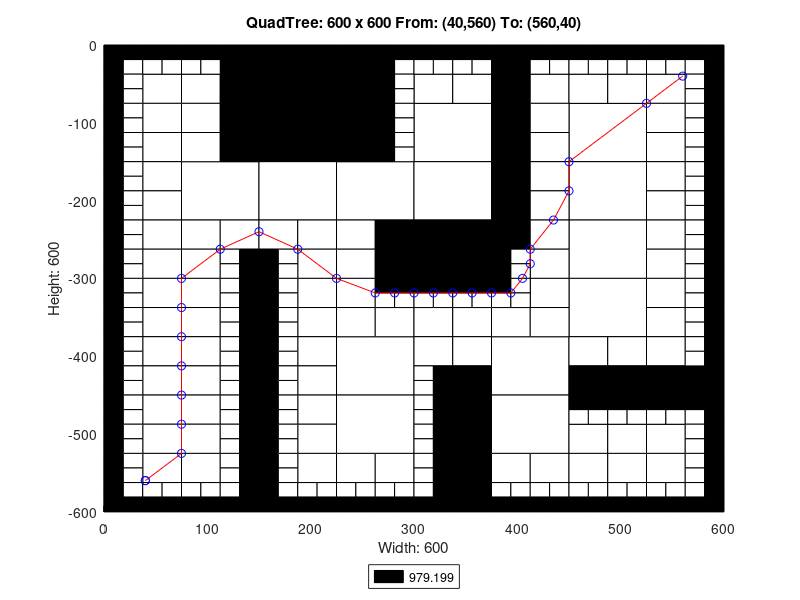

The MATLAB source for this figure:
axis([0 600 -600 0]);
title('QuadTree: 600 x 600 From: (40,560) To: (560,40)');
xlabel('Width: 600');
ylabel('Height: 600');
rectangle('Position',[150 -75 75 75], 'FaceColor',[0 0 0]);
rectangle('Position',[150 -150 75 75], 'FaceColor',[0 0 0]);
rectangle('Position',[75 -225 75 75], 'FaceColor',[1 1 1]);
rectangle('Position',[150 -225 75 75], 'FaceColor',[1 1 1]);
rectangle('Position',[225 -225 75 75], 'FaceColor',[1 1 1]);
rectangle('Position',[300 -150 75 75], 'FaceColor',[1 1 1]);
rectangle('Position',[450 -150 75 75], 'FaceColor',[1 1 1]);
rectangle('Position',[300 -225 75 75], 'FaceColor',[1 1 1]);
rectangle('Position',[300 -300 75 75], 'FaceColor',[0 0 0]);
rectangle('Position',[450 -225 75 75], 'FaceColor',[1 1 1]);
rectangle('Position',[450 -300 75 75], 'FaceColor',[1 1 1]);
rectangle('Position',[225 -450 75 75], 'FaceColor',[1 1 1]);
rectangle('Position',[225 -525 75 75], 'FaceColor',[1 1 1]);
rectangle('Position',[375 -450 75 75], 'FaceColor',[1 1 1]);
rectangle('Position',[450 -375 75 75], 'FaceColor',[1 1 1]);
rectangle('Position',[375 -525 75 75], 'FaceColor',[1 1 1]);
rectangle('Position',[37.5 -75 37.5 37.5], 'FaceColor',[1 1 1]);
rectangle('Position',[112.5 -37.5 37.5 37.5], 'FaceColor',[0 0 0]);
rectangle('Position',[75 -75 37.5 37.5], 'FaceColor',[1 1 1]);
rectangle('Position',[112.5 -75 37.5 37.5], 'FaceColor',[0 0 0]);
rectangle('Position',[37.5 -112.5 37.5 37.5], 'FaceColor',[1 1 1]);
rectangle('Position',[37.5 -150 37.5 37.5], 'FaceColor',[1 1 1]);
rectangle('Position',[75 -112.5 37.5 37.5], 'FaceColor',[1 1 1]);
rectangle('Position',[112.5 -112.5 37.5 37.5], 'FaceColor',[0 0 0]);
rectangle('Position',[75 -150 37.5 37.5], 'FaceColor',[1 1 1]);
rectangle('Position',[112.5 -150 37.5 37.5], 'FaceColor',[0 0 0]);
rectangle('Position',[225 -37.5 37.5 37.5], 'FaceColor',[0 0 0]);
rectangle('Position',[225 -75 37.5 37.5], 'FaceColor',[0 0 0]);
rectangle('Position',[225 -112.5 37.5 37.5], 'FaceColor',[0 0 0]);
rectangle('Position',[225 -150 37.5 37.5], 'FaceColor',[0 0 0]);
rectangle('Position',[37.5 -187.5 37.5 37.5], 'FaceColor',[1 1 1]);
rectangle('Position',[37.5 -225 37.5 37.5], 'FaceColor',[1 1 1]);
rectangle('Position',[37.5 -262.5 37.5 37.5], 'FaceColor',[1 1 1]);
rectangle('Position',[37.5 -300 37.5 37.5], 'FaceColor',[1 1 1]);
rectangle('Position',[75 -262.5 37.5 37.5], 'FaceColor',[1 1 1]);
rectangle('Position',[112.5 -262.5 37.5 37.5], 'FaceColor',[1 1 1]);
rectangle('Position',[75 -300 37.5 37.5], 'FaceColor',[1 1 1]);
rectangle('Position',[150 -262.5 37.5 37.5], 'FaceColor',[1 1 1]);
rectangle('Position',[187.5 -262.5 37.5 37.5], 'FaceColor',[1 1 1]);
rectangle('Position',[187.5 -300 37.5 37.5], 'FaceColor',[1 1 1]);
rectangle('Position',[225 -262.5 37.5 37.5], 'FaceColor',[1 1 1]);
rectangle('Position',[262.5 -262.5 37.5 37.5], 'FaceColor',[0 0 0]);
rectangle('Position',[225 -300 37.5 37.5], 'FaceColor',[1 1 1]);
rectangle('Position',[262.5 -300 37.5 37.5], 'FaceColor',[0 0 0]);
rectangle('Position',[300 -75 37.5 37.5], 'FaceColor',[1 1 1]);
rectangle('Position',[337.5 -75 37.5 37.5], 'FaceColor',[1 1 1]);
rectangle('Position',[375 -37.5 37.5 37.5], 'FaceColor',[0 0 0]);
rectangle('Position',[375 -75 37.5 37.5], 'FaceColor',[0 0 0]);
rectangle('Position',[412.5 -75 37.5 37.5], 'FaceColor',[1 1 1]);
rectangle('Position',[375 -112.5 37.5 37.5], 'FaceColor',[0 0 0]);
rectangle('Position',[412.5 -112.5 37.5 37.5], 'FaceColor',[1 1 1]);
rectangle('Position',[375 -150 37.5 37.5], 'FaceColor',[0 0 0]);
rectangle('Position',[412.5 -150 37.5 37.5], 'FaceColor',[1 1 1]);
rectangle('Position',[450 -75 37.5 37.5], 'FaceColor',[1 1 1]);
rectangle('Position',[487.5 -75 37.5 37.5], 'FaceColor',[1 1 1]);
rectangle('Position',[525 -75 37.5 37.5], 'FaceColor',[1 1 1]);
rectangle('Position',[525 -112.5 37.5 37.5], 'FaceColor',[1 1 1]);
rectangle('Position',[525 -150 37.5 37.5], 'FaceColor',[1 1 1]);
rectangle('Position',[375 -187.5 37.5 37.5], 'FaceColor',[0 0 0]);
rectangle('Position',[412.5 -187.5 37.5 37.5], 'FaceColor',[1 1 1]);
rectangle('Position',[375 -225 37.5 37.5], 'FaceColor',[0 0 0]);
rectangle('Position',[412.5 -225 37.5 37.5], 'FaceColor',[1 1 1]);
rectangle('Position',[375 -262.5 37.5 37.5], 'FaceColor',[0 0 0]);
rectangle('Position',[412.5 -262.5 37.5 37.5], 'FaceColor',[1 1 1]);
rectangle('Position',[412.5 -300 37.5 37.5], 'FaceColor',[1 1 1]);
rectangle('Position',[525 -187.5 37.5 37.5], 'FaceColor',[1 1 1]);
rectangle('Position',[525 -225 37.5 37.5], 'FaceColor',[1 1 1]);
rectangle('Position',[525 -262.5 37.5 37.5], 'FaceColor',[1 1 1]);
rectangle('Position',[525 -300 37.5 37.5], 'FaceColor',[1 1 1]);
rectangle('Position',[37.5 -337.5 37.5 37.5], 'FaceColor',[1 1 1]);
rectangle('Position',[37.5 -375 37.5 37.5], 'FaceColor',[1 1 1]);
rectangle('Position',[75 -337.5 37.5 37.5], 'FaceColor',[1 1 1]);
rectangle('Position',[75 -375 37.5 37.5], 'FaceColor',[1 1 1]);
rectangle('Position',[37.5 -412.5 37.5 37.5], 'FaceColor',[1 1 1]);
rectangle('Position',[37.5 -450 37.5 37.5], 'FaceColor',[1 1 1]);
rectangle('Position',[75 -412.5 37.5 37.5], 'FaceColor',[1 1 1]);
rectangle('Position',[75 -450 37.5 37.5], 'FaceColor',[1 1 1]);
rectangle('Position',[187.5 -337.5 37.5 37.5], 'FaceColor',[1 1 1]);
rectangle('Position',[187.5 -375 37.5 37.5], 'FaceColor',[1 1 1]);
rectangle('Position',[225 -337.5 37.5 37.5], 'FaceColor',[1 1 1]);
rectangle('Position',[225 -375 37.5 37.5], 'FaceColor',[1 1 1]);
rectangle('Position',[262.5 -375 37.5 37.5], 'FaceColor',[1 1 1]);
rectangle('Position',[187.5 -412.5 37.5 37.5], 'FaceColor',[1 1 1]);
rectangle('Position',[187.5 -450 37.5 37.5], 'FaceColor',[1 1 1]);
rectangle('Position',[37.5 -487.5 37.5 37.5], 'FaceColor',[1 1 1]);
rectangle('Position',[37.5 -525 37.5 37.5], 'FaceColor',[1 1 1]);
rectangle('Position',[75 -487.5 37.5 37.5], 'FaceColor',[1 1 1]);
rectangle('Position',[75 -525 37.5 37.5], 'FaceColor',[1 1 1]);
rectangle('Position',[37.5 -562.5 37.5 37.5], 'FaceColor',[1 1 1]);
rectangle('Position',[75 -562.5 37.5 37.5], 'FaceColor',[1 1 1]);
rectangle('Position',[187.5 -487.5 37.5 37.5], 'FaceColor',[1 1 1]);
rectangle('Position',[187.5 -525 37.5 37.5], 'FaceColor',[1 1 1]);
rectangle('Position',[187.5 -562.5 37.5 37.5], 'FaceColor',[1 1 1]);
rectangle('Position',[225 -562.5 37.5 37.5], 'FaceColor',[1 1 1]);
rectangle('Position',[262.5 -562.5 37.5 37.5], 'FaceColor',[1 1 1]);
rectangle('Position',[300 -375 37.5 37.5], 'FaceColor',[1 1 1]);
rectangle('Position',[337.5 -375 37.5 37.5], 'FaceColor',[1 1 1]);
rectangle('Position',[412.5 -337.5 37.5 37.5], 'FaceColor',[1 1 1]);
rectangle('Position',[375 -375 37.5 37.5], 'FaceColor',[1 1 1]);
rectangle('Position',[412.5 -375 37.5 37.5], 'FaceColor',[1 1 1]);
rectangle('Position',[300 -412.5 37.5 37.5], 'FaceColor',[1 1 1]);
rectangle('Position',[337.5 -412.5 37.5 37.5], 'FaceColor',[1 1 1]);
rectangle('Position',[337.5 -450 37.5 37.5], 'FaceColor',[0 0 0]);
rectangle('Position',[525 -337.5 37.5 37.5], 'FaceColor',[1 1 1]);
rectangle('Position',[525 -375 37.5 37.5], 'FaceColor',[1 1 1]);
rectangle('Position',[450 -412.5 37.5 37.5], 'FaceColor',[1 1 1]);
rectangle('Position',[487.5 -412.5 37.5 37.5], 'FaceColor',[1 1 1]);
rectangle('Position',[450 -450 37.5 37.5], 'FaceColor',[0 0 0]);
rectangle('Position',[487.5 -450 37.5 37.5], 'FaceColor',[0 0 0]);
rectangle('Position',[525 -412.5 37.5 37.5], 'FaceColor',[1 1 1]);
rectangle('Position',[525 -450 37.5 37.5], 'FaceColor',[0 0 0]);
rectangle('Position',[562.5 -450 37.5 37.5], 'FaceColor',[0 0 0]);
rectangle('Position',[337.5 -487.5 37.5 37.5], 'FaceColor',[0 0 0]);
rectangle('Position',[337.5 -525 37.5 37.5], 'FaceColor',[0 0 0]);
rectangle('Position',[337.5 -562.5 37.5 37.5], 'FaceColor',[0 0 0]);
rectangle('Position',[337.5 -600 37.5 37.5], 'FaceColor',[0 0 0]);
rectangle('Position',[375 -562.5 37.5 37.5], 'FaceColor',[1 1 1]);
rectangle('Position',[412.5 -562.5 37.5 37.5], 'FaceColor',[1 1 1]);
rectangle('Position',[450 -525 37.5 37.5], 'FaceColor',[1 1 1]);
rectangle('Position',[487.5 -525 37.5 37.5], 'FaceColor',[1 1 1]);
rectangle('Position',[525 -525 37.5 37.5], 'FaceColor',[1 1 1]);
rectangle('Position',[450 -562.5 37.5 37.5], 'FaceColor',[1 1 1]);
rectangle('Position',[487.5 -562.5 37.5 37.5], 'FaceColor',[1 1 1]);
rectangle('Position',[525 -562.5 37.5 37.5], 'FaceColor',[1 1 1]);
rectangle('Position',[0 -18.75 18.75 18.75], 'FaceColor',[0 0 0]);
rectangle('Position',[18.75 -18.75 18.75 18.75], 'FaceColor',[0 0 0]);
rectangle('Position',[0 -37.5 18.75 18.75], 'FaceColor',[0 0 0]);
rectangle('Position',[18.75 -37.5 18.75 18.75], 'FaceColor',[1 1 1]);
rectangle('Position',[37.5 -18.75 18.75 18.75], 'FaceColor',[0 0 0]);
rectangle('Position',[56.25 -18.75 18.75 18.75], 'FaceColor',[0 0 0]);
rectangle('Position',[37.5 -37.5 18.75 18.75], 'FaceColor',[1 1 1]);
rectangle('Position',[56.25 -37.5 18.75 18.75], 'FaceColor',[1 1 1]);
rectangle('Position',[0 -56.25 18.75 18.75], 'FaceColor',[0 0 0]);
rectangle('Position',[18.75 -56.25 18.75 18.75], 'FaceColor',[1 1 1]);
rectangle('Position',[0 -75 18.75 18.75], 'FaceColor',[0 0 0]);
rectangle('Position',[18.75 -75 18.75 18.75], 'FaceColor',[1 1 1]);
rectangle('Position',[75 -18.75 18.75 18.75], 'FaceColor',[0 0 0]);
rectangle('Position',[93.75 -18.75 18.75 18.75], 'FaceColor',[0 0 0]);
rectangle('Position',[75 -37.5 18.75 18.75], 'FaceColor',[1 1 1]);
rectangle('Position',[93.75 -37.5 18.75 18.75], 'FaceColor',[1 1 1]);
rectangle('Position',[0 -93.75 18.75 18.75], 'FaceColor',[0 0 0]);
rectangle('Position',[18.75 -93.75 18.75 18.75], 'FaceColor',[1 1 1]);
rectangle('Position',[0 -112.5 18.75 18.75], 'FaceColor',[0 0 0]);
rectangle('Position',[18.75 -112.5 18.75 18.75], 'FaceColor',[1 1 1]);
rectangle('Position',[0 -131.25 18.75 18.75], 'FaceColor',[0 0 0]);
rectangle('Position',[18.75 -131.25 18.75 18.75], 'FaceColor',[1 1 1]);
rectangle('Position',[0 -150 18.75 18.75], 'FaceColor',[0 0 0]);
rectangle('Position',[18.75 -150 18.75 18.75], 'FaceColor',[1 1 1]);
rectangle('Position',[262.5 -18.75 18.75 18.75], 'FaceColor',[0 0 0]);
rectangle('Position',[281.25 -18.75 18.75 18.75], 'FaceColor',[0 0 0]);
rectangle('Position',[262.5 -37.5 18.75 18.75], 'FaceColor',[0 0 0]);
rectangle('Position',[281.25 -37.5 18.75 18.75], 'FaceColor',[1 1 1]);
rectangle('Position',[262.5 -56.25 18.75 18.75], 'FaceColor',[0 0 0]);
rectangle('Position',[281.25 -56.25 18.75 18.75], 'FaceColor',[1 1 1]);
rectangle('Position',[262.5 -75 18.75 18.75], 'FaceColor',[0 0 0]);
rectangle('Position',[281.25 -75 18.75 18.75], 'FaceColor',[1 1 1]);
rectangle('Position',[262.5 -93.75 18.75 18.75], 'FaceColor',[0 0 0]);
rectangle('Position',[281.25 -93.75 18.75 18.75], 'FaceColor',[1 1 1]);
rectangle('Position',[262.5 -112.5 18.75 18.75], 'FaceColor',[0 0 0]);
rectangle('Position',[281.25 -112.5 18.75 18.75], 'FaceColor',[1 1 1]);
rectangle('Position',[262.5 -131.25 18.75 18.75], 'FaceColor',[0 0 0]);
rectangle('Position',[281.25 -131.25 18.75 18.75], 'FaceColor',[1 1 1]);
rectangle('Position',[262.5 -150 18.75 18.75], 'FaceColor',[0 0 0]);
rectangle('Position',[281.25 -150 18.75 18.75], 'FaceColor',[1 1 1]);
rectangle('Position',[0 -168.75 18.75 18.75], 'FaceColor',[0 0 0]);
rectangle('Position',[18.75 -168.75 18.75 18.75], 'FaceColor',[1 1 1]);
rectangle('Position',[0 -187.5 18.75 18.75], 'FaceColor',[0 0 0]);
rectangle('Position',[18.75 -187.5 18.75 18.75], 'FaceColor',[1 1 1]);
rectangle('Position',[0 -206.25 18.75 18.75], 'FaceColor',[0 0 0]);
rectangle('Position',[18.75 -206.25 18.75 18.75], 'FaceColor',[1 1 1]);
rectangle('Position',[0 -225 18.75 18.75], 'FaceColor',[0 0 0]);
rectangle('Position',[18.75 -225 18.75 18.75], 'FaceColor',[1 1 1]);
rectangle('Position',[0 -243.75 18.75 18.75], 'FaceColor',[0 0 0]);
rectangle('Position',[18.75 -243.75 18.75 18.75], 'FaceColor',[1 1 1]);
rectangle('Position',[0 -262.5 18.75 18.75], 'FaceColor',[0 0 0]);
rectangle('Position',[18.75 -262.5 18.75 18.75], 'FaceColor',[1 1 1]);
rectangle('Position',[0 -281.25 18.75 18.75], 'FaceColor',[0 0 0]);
rectangle('Position',[18.75 -281.25 18.75 18.75], 'FaceColor',[1 1 1]);
rectangle('Position',[0 -300 18.75 18.75], 'FaceColor',[0 0 0]);
rectangle('Position',[18.75 -300 18.75 18.75], 'FaceColor',[1 1 1]);
rectangle('Position',[112.5 -281.25 18.75 18.75], 'FaceColor',[1 1 1]);
rectangle('Position',[131.25 -281.25 18.75 18.75], 'FaceColor',[0 0 0]);
rectangle('Position',[112.5 -300 18.75 18.75], 'FaceColor',[1 1 1]);
rectangle('Position',[131.25 -300 18.75 18.75], 'FaceColor',[0 0 0]);
rectangle('Position',[150 -281.25 18.75 18.75], 'FaceColor',[0 0 0]);
rectangle('Position',[168.75 -281.25 18.75 18.75], 'FaceColor',[1 1 1]);
rectangle('Position',[150 -300 18.75 18.75], 'FaceColor',[0 0 0]);
rectangle('Position',[168.75 -300 18.75 18.75], 'FaceColor',[1 1 1]);
rectangle('Position',[300 -18.75 18.75 18.75], 'FaceColor',[0 0 0]);
rectangle('Position',[318.75 -18.75 18.75 18.75], 'FaceColor',[0 0 0]);
rectangle('Position',[300 -37.5 18.75 18.75], 'FaceColor',[1 1 1]);
rectangle('Position',[318.75 -37.5 18.75 18.75], 'FaceColor',[1 1 1]);
rectangle('Position',[337.5 -18.75 18.75 18.75], 'FaceColor',[0 0 0]);
rectangle('Position',[356.25 -18.75 18.75 18.75], 'FaceColor',[0 0 0]);
rectangle('Position',[337.5 -37.5 18.75 18.75], 'FaceColor',[1 1 1]);
rectangle('Position',[356.25 -37.5 18.75 18.75], 'FaceColor',[1 1 1]);
rectangle('Position',[412.5 -18.75 18.75 18.75], 'FaceColor',[0 0 0]);
rectangle('Position',[431.25 -18.75 18.75 18.75], 'FaceColor',[0 0 0]);
rectangle('Position',[412.5 -37.5 18.75 18.75], 'FaceColor',[1 1 1]);
rectangle('Position',[431.25 -37.5 18.75 18.75], 'FaceColor',[1 1 1]);
rectangle('Position',[450 -18.75 18.75 18.75], 'FaceColor',[0 0 0]);
rectangle('Position',[468.75 -18.75 18.75 18.75], 'FaceColor',[0 0 0]);
rectangle('Position',[450 -37.5 18.75 18.75], 'FaceColor',[1 1 1]);
rectangle('Position',[468.75 -37.5 18.75 18.75], 'FaceColor',[1 1 1]);
rectangle('Position',[487.5 -18.75 18.75 18.75], 'FaceColor',[0 0 0]);
rectangle('Position',[506.25 -18.75 18.75 18.75], 'FaceColor',[0 0 0]);
rectangle('Position',[487.5 -37.5 18.75 18.75], 'FaceColor',[1 1 1]);
rectangle('Position',[506.25 -37.5 18.75 18.75], 'FaceColor',[1 1 1]);
rectangle('Position',[525 -18.75 18.75 18.75], 'FaceColor',[0 0 0]);
rectangle('Position',[543.75 -18.75 18.75 18.75], 'FaceColor',[0 0 0]);
rectangle('Position',[525 -37.5 18.75 18.75], 'FaceColor',[1 1 1]);
rectangle('Position',[543.75 -37.5 18.75 18.75], 'FaceColor',[1 1 1]);
rectangle('Position',[562.5 -18.75 18.75 18.75], 'FaceColor',[0 0 0]);
rectangle('Position',[581.25 -18.75 18.75 18.75], 'FaceColor',[0 0 0]);
rectangle('Position',[562.5 -37.5 18.75 18.75], 'FaceColor',[1 1 1]);
rectangle('Position',[581.25 -37.5 18.75 18.75], 'FaceColor',[0 0 0]);
rectangle('Position',[562.5 -56.25 18.75 18.75], 'FaceColor',[1 1 1]);
rectangle('Position',[581.25 -56.25 18.75 18.75], 'FaceColor',[0 0 0]);
rectangle('Position',[562.5 -75 18.75 18.75], 'FaceColor',[1 1 1]);
rectangle('Position',[581.25 -75 18.75 18.75], 'FaceColor',[0 0 0]);
rectangle('Position',[562.5 -93.75 18.75 18.75], 'FaceColor',[1 1 1]);
rectangle('Position',[581.25 -93.75 18.75 18.75], 'FaceColor',[0 0 0]);
rectangle('Position',[562.5 -112.5 18.75 18.75], 'FaceColor',[1 1 1]);
rectangle('Position',[581.25 -112.5 18.75 18.75], 'FaceColor',[0 0 0]);
rectangle('Position',[562.5 -131.25 18.75 18.75], 'FaceColor',[1 1 1]);
rectangle('Position',[581.25 -131.25 18.75 18.75], 'FaceColor',[0 0 0]);
rectangle('Position',[562.5 -150 18.75 18.75], 'FaceColor',[1 1 1]);
rectangle('Position',[581.25 -150 18.75 18.75], 'FaceColor',[0 0 0]);
rectangle('Position',[375 -281.25 18.75 18.75], 'FaceColor',[0 0 0]);
rectangle('Position',[393.75 -281.25 18.75 18.75], 'FaceColor',[1 1 1]);
rectangle('Position',[375 -300 18.75 18.75], 'FaceColor',[0 0 0]);
rectangle('Position',[393.75 -300 18.75 18.75], 'FaceColor',[1 1 1]);
rectangle('Position',[562.5 -168.75 18.75 18.75], 'FaceColor',[1 1 1]);
rectangle('Position',[581.25 -168.75 18.75 18.75], 'FaceColor',[0 0 0]);
rectangle('Position',[562.5 -187.5 18.75 18.75], 'FaceColor',[1 1 1]);
rectangle('Position',[581.25 -187.5 18.75 18.75], 'FaceColor',[0 0 0]);
rectangle('Position',[562.5 -206.25 18.75 18.75], 'FaceColor',[1 1 1]);
rectangle('Position',[581.25 -206.25 18.75 18.75], 'FaceColor',[0 0 0]);
rectangle('Position',[562.5 -225 18.75 18.75], 'FaceColor',[1 1 1]);
rectangle('Position',[581.25 -225 18.75 18.75], 'FaceColor',[0 0 0]);
rectangle('Position',[562.5 -243.75 18.75 18.75], 'FaceColor',[1 1 1]);
rectangle('Position',[581.25 -243.75 18.75 18.75], 'FaceColor',[0 0 0]);
rectangle('Position',[562.5 -262.5 18.75 18.75], 'FaceColor',[1 1 1]);
rectangle('Position',[581.25 -262.5 18.75 18.75], 'FaceColor',[0 0 0]);
rectangle('Position',[562.5 -281.25 18.75 18.75], 'FaceColor',[1 1 1]);
rectangle('Position',[581.25 -281.25 18.75 18.75], 'FaceColor',[0 0 0]);
rectangle('Position',[562.5 -300 18.75 18.75], 'FaceColor',[1 1 1]);
rectangle('Position',[581.25 -300 18.75 18.75], 'FaceColor',[0 0 0]);
rectangle('Position',[0 -318.75 18.75 18.75], 'FaceColor',[0 0 0]);
rectangle('Position',[18.75 -318.75 18.75 18.75], 'FaceColor',[1 1 1]);
rectangle('Position',[0 -337.5 18.75 18.75], 'FaceColor',[0 0 0]);
rectangle('Position',[18.75 -337.5 18.75 18.75], 'FaceColor',[1 1 1]);
rectangle('Position',[0 -356.25 18.75 18.75], 'FaceColor',[0 0 0]);
rectangle('Position',[18.75 -356.25 18.75 18.75], 'FaceColor',[1 1 1]);
rectangle('Position',[0 -375 18.75 18.75], 'FaceColor',[0 0 0]);
rectangle('Position',[18.75 -375 18.75 18.75], 'FaceColor',[1 1 1]);
rectangle('Position',[112.5 -318.75 18.75 18.75], 'FaceColor',[1 1 1]);
rectangle('Position',[131.25 -318.75 18.75 18.75], 'FaceColor',[0 0 0]);
rectangle('Position',[112.5 -337.5 18.75 18.75], 'FaceColor',[1 1 1]);
rectangle('Position',[131.25 -337.5 18.75 18.75], 'FaceColor',[0 0 0]);
rectangle('Position',[112.5 -356.25 18.75 18.75], 'FaceColor',[1 1 1]);
rectangle('Position',[131.25 -356.25 18.75 18.75], 'FaceColor',[0 0 0]);
rectangle('Position',[112.5 -375 18.75 18.75], 'FaceColor',[1 1 1]);
rectangle('Position',[131.25 -375 18.75 18.75], 'FaceColor',[0 0 0]);
rectangle('Position',[0 -393.75 18.75 18.75], 'FaceColor',[0 0 0]);
rectangle('Position',[18.75 -393.75 18.75 18.75], 'FaceColor',[1 1 1]);
rectangle('Position',[0 -412.5 18.75 18.75], 'FaceColor',[0 0 0]);
rectangle('Position',[18.75 -412.5 18.75 18.75], 'FaceColor',[1 1 1]);
rectangle('Position',[0 -431.25 18.75 18.75], 'FaceColor',[0 0 0]);
rectangle('Position',[18.75 -431.25 18.75 18.75], 'FaceColor',[1 1 1]);
rectangle('Position',[0 -450 18.75 18.75], 'FaceColor',[0 0 0]);
rectangle('Position',[18.75 -450 18.75 18.75], 'FaceColor',[1 1 1]);
rectangle('Position',[112.5 -393.75 18.75 18.75], 'FaceColor',[1 1 1]);
rectangle('Position',[131.25 -393.75 18.75 18.75], 'FaceColor',[0 0 0]);
rectangle('Position',[112.5 -412.5 18.75 18.75], 'FaceColor',[1 1 1]);
rectangle('Position',[131.25 -412.5 18.75 18.75], 'FaceColor',[0 0 0]);
rectangle('Position',[112.5 -431.25 18.75 18.75], 'FaceColor',[1 1 1]);
rectangle('Position',[131.25 -431.25 18.75 18.75], 'FaceColor',[0 0 0]);
rectangle('Position',[112.5 -450 18.75 18.75], 'FaceColor',[1 1 1]);
rectangle('Position',[131.25 -450 18.75 18.75], 'FaceColor',[0 0 0]);
rectangle('Position',[150 -318.75 18.75 18.75], 'FaceColor',[0 0 0]);
rectangle('Position',[168.75 -318.75 18.75 18.75], 'FaceColor',[1 1 1]);
rectangle('Position',[150 -337.5 18.75 18.75], 'FaceColor',[0 0 0]);
rectangle('Position',[168.75 -337.5 18.75 18.75], 'FaceColor',[1 1 1]);
rectangle('Position',[150 -356.25 18.75 18.75], 'FaceColor',[0 0 0]);
rectangle('Position',[168.75 -356.25 18.75 18.75], 'FaceColor',[1 1 1]);
rectangle('Position',[150 -375 18.75 18.75], 'FaceColor',[0 0 0]);
rectangle('Position',[168.75 -375 18.75 18.75], 'FaceColor',[1 1 1]);
rectangle('Position',[262.5 -318.75 18.75 18.75], 'FaceColor',[0 0 0]);
rectangle('Position',[281.25 -318.75 18.75 18.75], 'FaceColor',[0 0 0]);
rectangle('Position',[262.5 -337.5 18.75 18.75], 'FaceColor',[1 1 1]);
rectangle('Position',[281.25 -337.5 18.75 18.75], 'FaceColor',[1 1 1]);
rectangle('Position',[150 -393.75 18.75 18.75], 'FaceColor',[0 0 0]);
rectangle('Position',[168.75 -393.75 18.75 18.75], 'FaceColor',[1 1 1]);
rectangle('Position',[150 -412.5 18.75 18.75], 'FaceColor',[0 0 0]);
rectangle('Position',[168.75 -412.5 18.75 18.75], 'FaceColor',[1 1 1]);
rectangle('Position',[150 -431.25 18.75 18.75], 'FaceColor',[0 0 0]);
rectangle('Position',[168.75 -431.25 18.75 18.75], 'FaceColor',[1 1 1]);
rectangle('Position',[150 -450 18.75 18.75], 'FaceColor',[0 0 0]);
rectangle('Position',[168.75 -450 18.75 18.75], 'FaceColor',[1 1 1]);
rectangle('Position',[0 -468.75 18.75 18.75], 'FaceColor',[0 0 0]);
rectangle('Position',[18.75 -468.75 18.75 18.75], 'FaceColor',[1 1 1]);
rectangle('Position',[0 -487.5 18.75 18.75], 'FaceColor',[0 0 0]);
rectangle('Position',[18.75 -487.5 18.75 18.75], 'FaceColor',[1 1 1]);
rectangle('Position',[0 -506.25 18.75 18.75], 'FaceColor',[0 0 0]);
rectangle('Position',[18.75 -506.25 18.75 18.75], 'FaceColor',[1 1 1]);
rectangle('Position',[0 -525 18.75 18.75], 'FaceColor',[0 0 0]);
rectangle('Position',[18.75 -525 18.75 18.75], 'FaceColor',[1 1 1]);
rectangle('Position',[112.5 -468.75 18.75 18.75], 'FaceColor',[1 1 1]);
rectangle('Position',[131.25 -468.75 18.75 18.75], 'FaceColor',[0 0 0]);
rectangle('Position',[112.5 -487.5 18.75 18.75], 'FaceColor',[1 1 1]);
rectangle('Position',[131.25 -487.5 18.75 18.75], 'FaceColor',[0 0 0]);
rectangle('Position',[112.5 -506.25 18.75 18.75], 'FaceColor',[1 1 1]);
rectangle('Position',[131.25 -506.25 18.75 18.75], 'FaceColor',[0 0 0]);
rectangle('Position',[112.5 -525 18.75 18.75], 'FaceColor',[1 1 1]);
rectangle('Position',[131.25 -525 18.75 18.75], 'FaceColor',[0 0 0]);
rectangle('Position',[0 -543.75 18.75 18.75], 'FaceColor',[0 0 0]);
rectangle('Position',[18.75 -543.75 18.75 18.75], 'FaceColor',[1 1 1]);
rectangle('Position',[0 -562.5 18.75 18.75], 'FaceColor',[0 0 0]);
rectangle('Position',[18.75 -562.5 18.75 18.75], 'FaceColor',[1 1 1]);
rectangle('Position',[0 -581.25 18.75 18.75], 'FaceColor',[0 0 0]);
rectangle('Position',[18.75 -581.25 18.75 18.75], 'FaceColor',[1 1 1]);
rectangle('Position',[0 -600 18.75 18.75], 'FaceColor',[0 0 0]);
rectangle('Position',[18.75 -600 18.75 18.75], 'FaceColor',[0 0 0]);
rectangle('Position',[37.5 -581.25 18.75 18.75], 'FaceColor',[1 1 1]);
rectangle('Position',[56.25 -581.25 18.75 18.75], 'FaceColor',[1 1 1]);
rectangle('Position',[37.5 -600 18.75 18.75], 'FaceColor',[0 0 0]);
rectangle('Position',[56.25 -600 18.75 18.75], 'FaceColor',[0 0 0]);
rectangle('Position',[112.5 -543.75 18.75 18.75], 'FaceColor',[1 1 1]);
rectangle('Position',[131.25 -543.75 18.75 18.75], 'FaceColor',[0 0 0]);
rectangle('Position',[112.5 -562.5 18.75 18.75], 'FaceColor',[1 1 1]);
rectangle('Position',[131.25 -562.5 18.75 18.75], 'FaceColor',[0 0 0]);
rectangle('Position',[75 -581.25 18.75 18.75], 'FaceColor',[1 1 1]);
rectangle('Position',[93.75 -581.25 18.75 18.75], 'FaceColor',[1 1 1]);
rectangle('Position',[75 -600 18.75 18.75], 'FaceColor',[0 0 0]);
rectangle('Position',[93.75 -600 18.75 18.75], 'FaceColor',[0 0 0]);
rectangle('Position',[112.5 -581.25 18.75 18.75], 'FaceColor',[1 1 1]);
rectangle('Position',[131.25 -581.25 18.75 18.75], 'FaceColor',[0 0 0]);
rectangle('Position',[112.5 -600 18.75 18.75], 'FaceColor',[0 0 0]);
rectangle('Position',[131.25 -600 18.75 18.75], 'FaceColor',[0 0 0]);
rectangle('Position',[150 -468.75 18.75 18.75], 'FaceColor',[0 0 0]);
rectangle('Position',[168.75 -468.75 18.75 18.75], 'FaceColor',[1 1 1]);
rectangle('Position',[150 -487.5 18.75 18.75], 'FaceColor',[0 0 0]);
rectangle('Position',[168.75 -487.5 18.75 18.75], 'FaceColor',[1 1 1]);
rectangle('Position',[150 -506.25 18.75 18.75], 'FaceColor',[0 0 0]);
rectangle('Position',[168.75 -506.25 18.75 18.75], 'FaceColor',[1 1 1]);
rectangle('Position',[150 -525 18.75 18.75], 'FaceColor',[0 0 0]);
rectangle('Position',[168.75 -525 18.75 18.75], 'FaceColor',[1 1 1]);
rectangle('Position',[150 -543.75 18.75 18.75], 'FaceColor',[0 0 0]);
rectangle('Position',[168.75 -543.75 18.75 18.75], 'FaceColor',[1 1 1]);
rectangle('Position',[150 -562.5 18.75 18.75], 'FaceColor',[0 0 0]);
rectangle('Position',[168.75 -562.5 18.75 18.75], 'FaceColor',[1 1 1]);
rectangle('Position',[150 -581.25 18.75 18.75], 'FaceColor',[0 0 0]);
rectangle('Position',[168.75 -581.25 18.75 18.75], 'FaceColor',[1 1 1]);
rectangle('Position',[150 -600 18.75 18.75], 'FaceColor',[0 0 0]);
rectangle('Position',[168.75 -600 18.75 18.75], 'FaceColor',[0 0 0]);
rectangle('Position',[187.5 -581.25 18.75 18.75], 'FaceColor',[1 1 1]);
rectangle('Position',[206.25 -581.25 18.75 18.75], 'FaceColor',[1 1 1]);
rectangle('Position',[187.5 -600 18.75 18.75], 'FaceColor',[0 0 0]);
rectangle('Position',[206.25 -600 18.75 18.75], 'FaceColor',[0 0 0]);
rectangle('Position',[225 -581.25 18.75 18.75], 'FaceColor',[1 1 1]);
rectangle('Position',[243.75 -581.25 18.75 18.75], 'FaceColor',[1 1 1]);
rectangle('Position',[225 -600 18.75 18.75], 'FaceColor',[0 0 0]);
rectangle('Position',[243.75 -600 18.75 18.75], 'FaceColor',[0 0 0]);
rectangle('Position',[262.5 -581.25 18.75 18.75], 'FaceColor',[1 1 1]);
rectangle('Position',[281.25 -581.25 18.75 18.75], 'FaceColor',[1 1 1]);
rectangle('Position',[262.5 -600 18.75 18.75], 'FaceColor',[0 0 0]);
rectangle('Position',[281.25 -600 18.75 18.75], 'FaceColor',[0 0 0]);
rectangle('Position',[300 -318.75 18.75 18.75], 'FaceColor',[0 0 0]);
rectangle('Position',[318.75 -318.75 18.75 18.75], 'FaceColor',[0 0 0]);
rectangle('Position',[300 -337.5 18.75 18.75], 'FaceColor',[1 1 1]);
rectangle('Position',[318.75 -337.5 18.75 18.75], 'FaceColor',[1 1 1]);
rectangle('Position',[337.5 -318.75 18.75 18.75], 'FaceColor',[0 0 0]);
rectangle('Position',[356.25 -318.75 18.75 18.75], 'FaceColor',[0 0 0]);
rectangle('Position',[337.5 -337.5 18.75 18.75], 'FaceColor',[1 1 1]);
rectangle('Position',[356.25 -337.5 18.75 18.75], 'FaceColor',[1 1 1]);
rectangle('Position',[375 -318.75 18.75 18.75], 'FaceColor',[0 0 0]);
rectangle('Position',[393.75 -318.75 18.75 18.75], 'FaceColor',[1 1 1]);
rectangle('Position',[375 -337.5 18.75 18.75], 'FaceColor',[1 1 1]);
rectangle('Position',[393.75 -337.5 18.75 18.75], 'FaceColor',[1 1 1]);
rectangle('Position',[300 -431.25 18.75 18.75], 'FaceColor',[1 1 1]);
rectangle('Position',[318.75 -431.25 18.75 18.75], 'FaceColor',[0 0 0]);
rectangle('Position',[300 -450 18.75 18.75], 'FaceColor',[1 1 1]);
rectangle('Position',[318.75 -450 18.75 18.75], 'FaceColor',[0 0 0]);
rectangle('Position',[562.5 -318.75 18.75 18.75], 'FaceColor',[1 1 1]);
rectangle('Position',[581.25 -318.75 18.75 18.75], 'FaceColor',[0 0 0]);
rectangle('Position',[562.5 -337.5 18.75 18.75], 'FaceColor',[1 1 1]);
rectangle('Position',[581.25 -337.5 18.75 18.75], 'FaceColor',[0 0 0]);
rectangle('Position',[562.5 -356.25 18.75 18.75], 'FaceColor',[1 1 1]);
rectangle('Position',[581.25 -356.25 18.75 18.75], 'FaceColor',[0 0 0]);
rectangle('Position',[562.5 -375 18.75 18.75], 'FaceColor',[1 1 1]);
rectangle('Position',[581.25 -375 18.75 18.75], 'FaceColor',[0 0 0]);
rectangle('Position',[562.5 -393.75 18.75 18.75], 'FaceColor',[1 1 1]);
rectangle('Position',[581.25 -393.75 18.75 18.75], 'FaceColor',[0 0 0]);
rectangle('Position',[562.5 -412.5 18.75 18.75], 'FaceColor',[1 1 1]);
rectangle('Position',[581.25 -412.5 18.75 18.75], 'FaceColor',[0 0 0]);
rectangle('Position',[300 -468.75 18.75 18.75], 'FaceColor',[1 1 1]);
rectangle('Position',[318.75 -468.75 18.75 18.75], 'FaceColor',[0 0 0]);
rectangle('Position',[300 -487.5 18.75 18.75], 'FaceColor',[1 1 1]);
rectangle('Position',[318.75 -487.5 18.75 18.75], 'FaceColor',[0 0 0]);
rectangle('Position',[300 -506.25 18.75 18.75], 'FaceColor',[1 1 1]);
rectangle('Position',[318.75 -506.25 18.75 18.75], 'FaceColor',[0 0 0]);
rectangle('Position',[300 -525 18.75 18.75], 'FaceColor',[1 1 1]);
rectangle('Position',[318.75 -525 18.75 18.75], 'FaceColor',[0 0 0]);
rectangle('Position',[300 -543.75 18.75 18.75], 'FaceColor',[1 1 1]);
rectangle('Position',[318.75 -543.75 18.75 18.75], 'FaceColor',[0 0 0]);
rectangle('Position',[300 -562.5 18.75 18.75], 'FaceColor',[1 1 1]);
rectangle('Position',[318.75 -562.5 18.75 18.75], 'FaceColor',[0 0 0]);
rectangle('Position',[300 -581.25 18.75 18.75], 'FaceColor',[1 1 1]);
rectangle('Position',[318.75 -581.25 18.75 18.75], 'FaceColor',[0 0 0]);
rectangle('Position',[300 -600 18.75 18.75], 'FaceColor',[0 0 0]);
rectangle('Position',[318.75 -600 18.75 18.75], 'FaceColor',[0 0 0]);
rectangle('Position',[375 -581.25 18.75 18.75], 'FaceColor',[1 1 1]);
rectangle('Position',[393.75 -581.25 18.75 18.75], 'FaceColor',[1 1 1]);
rectangle('Position',[375 -600 18.75 18.75], 'FaceColor',[0 0 0]);
rectangle('Position',[393.75 -600 18.75 18.75], 'FaceColor',[0 0 0]);
rectangle('Position',[412.5 -581.25 18.75 18.75], 'FaceColor',[1 1 1]);
rectangle('Position',[431.25 -581.25 18.75 18.75], 'FaceColor',[1 1 1]);
rectangle('Position',[412.5 -600 18.75 18.75], 'FaceColor',[0 0 0]);
rectangle('Position',[431.25 -600 18.75 18.75], 'FaceColor',[0 0 0]);
rectangle('Position',[450 -468.75 18.75 18.75], 'FaceColor',[0 0 0]);
rectangle('Position',[468.75 -468.75 18.75 18.75], 'FaceColor',[0 0 0]);
rectangle('Position',[450 -487.5 18.75 18.75], 'FaceColor',[1 1 1]);
rectangle('Position',[468.75 -487.5 18.75 18.75], 'FaceColor',[1 1 1]);
rectangle('Position',[487.5 -468.75 18.75 18.75], 'FaceColor',[0 0 0]);
rectangle('Position',[506.25 -468.75 18.75 18.75], 'FaceColor',[0 0 0]);
rectangle('Position',[487.5 -487.5 18.75 18.75], 'FaceColor',[1 1 1]);
rectangle('Position',[506.25 -487.5 18.75 18.75], 'FaceColor',[1 1 1]);
rectangle('Position',[525 -468.75 18.75 18.75], 'FaceColor',[0 0 0]);
rectangle('Position',[543.75 -468.75 18.75 18.75], 'FaceColor',[0 0 0]);
rectangle('Position',[525 -487.5 18.75 18.75], 'FaceColor',[1 1 1]);
rectangle('Position',[543.75 -487.5 18.75 18.75], 'FaceColor',[1 1 1]);
rectangle('Position',[562.5 -468.75 18.75 18.75], 'FaceColor',[0 0 0]);
rectangle('Position',[581.25 -468.75 18.75 18.75], 'FaceColor',[0 0 0]);
rectangle('Position',[562.5 -487.5 18.75 18.75], 'FaceColor',[1 1 1]);
rectangle('Position',[581.25 -487.5 18.75 18.75], 'FaceColor',[0 0 0]);
rectangle('Position',[562.5 -506.25 18.75 18.75], 'FaceColor',[1 1 1]);
rectangle('Position',[581.25 -506.25 18.75 18.75], 'FaceColor',[0 0 0]);
rectangle('Position',[562.5 -525 18.75 18.75], 'FaceColor',[1 1 1]);
rectangle('Position',[581.25 -525 18.75 18.75], 'FaceColor',[0 0 0]);
rectangle('Position',[450 -581.25 18.75 18.75], 'FaceColor',[1 1 1]);
rectangle('Position',[468.75 -581.25 18.75 18.75], 'FaceColor',[1 1 1]);
rectangle('Position',[450 -600 18.75 18.75], 'FaceColor',[0 0 0]);
rectangle('Position',[468.75 -600 18.75 18.75], 'FaceColor',[0 0 0]);
rectangle('Position',[487.5 -581.25 18.75 18.75], 'FaceColor',[1 1 1]);
rectangle('Position',[506.25 -581.25 18.75 18.75], 'FaceColor',[1 1 1]);
rectangle('Position',[487.5 -600 18.75 18.75], 'FaceColor',[0 0 0]);
rectangle('Position',[506.25 -600 18.75 18.75], 'FaceColor',[0 0 0]);
rectangle('Position',[562.5 -543.75 18.75 18.75], 'FaceColor',[1 1 1]);
rectangle('Position',[581.25 -543.75 18.75 18.75], 'FaceColor',[0 0 0]);
rectangle('Position',[562.5 -562.5 18.75 18.75], 'FaceColor',[1 1 1]);
rectangle('Position',[581.25 -562.5 18.75 18.75], 'FaceColor',[0 0 0]);
rectangle('Position',[525 -581.25 18.75 18.75], 'FaceColor',[1 1 1]);
rectangle('Position',[543.75 -581.25 18.75 18.75], 'FaceColor',[1 1 1]);
rectangle('Position',[525 -600 18.75 18.75], 'FaceColor',[0 0 0]);
rectangle('Position',[543.75 -600 18.75 18.75], 'FaceColor',[0 0 0]);
rectangle('Position',[562.5 -581.25 18.75 18.75], 'FaceColor',[1 1 1]);
rectangle('Position',[581.25 -581.25 18.75 18.75], 'FaceColor',[0 0 0]);
rectangle('Position',[562.5 -600 18.75 18.75], 'FaceColor',[0 0 0]);
rectangle('Position',[581.25 -600 18.75 18.75], 'FaceColor',[0 0 0]);
X=[560,525,450,450,435,412.5,412.5,405,393.75,375,356.25,337.5,318.75,300,281.25,262.5,225,187.5,150,112.5,75,75,75,75,75,75,75,40,40];
Y=[-40,-75,-150,-187.5,-225,-262.5,-281.25,-300,-318.75,-318.75,-318.75,-318.75,-318.75,-318.75,-318.75,-318.75,-300,-262.5,-240,-262.5,-300,-337.5,-375,-412.5,-450,-487.5,-525,-560,-560];
hold on;
plot(X,Y,'r');
plot(X,Y,'bo');
legend('979.199','Location','southoutside');
